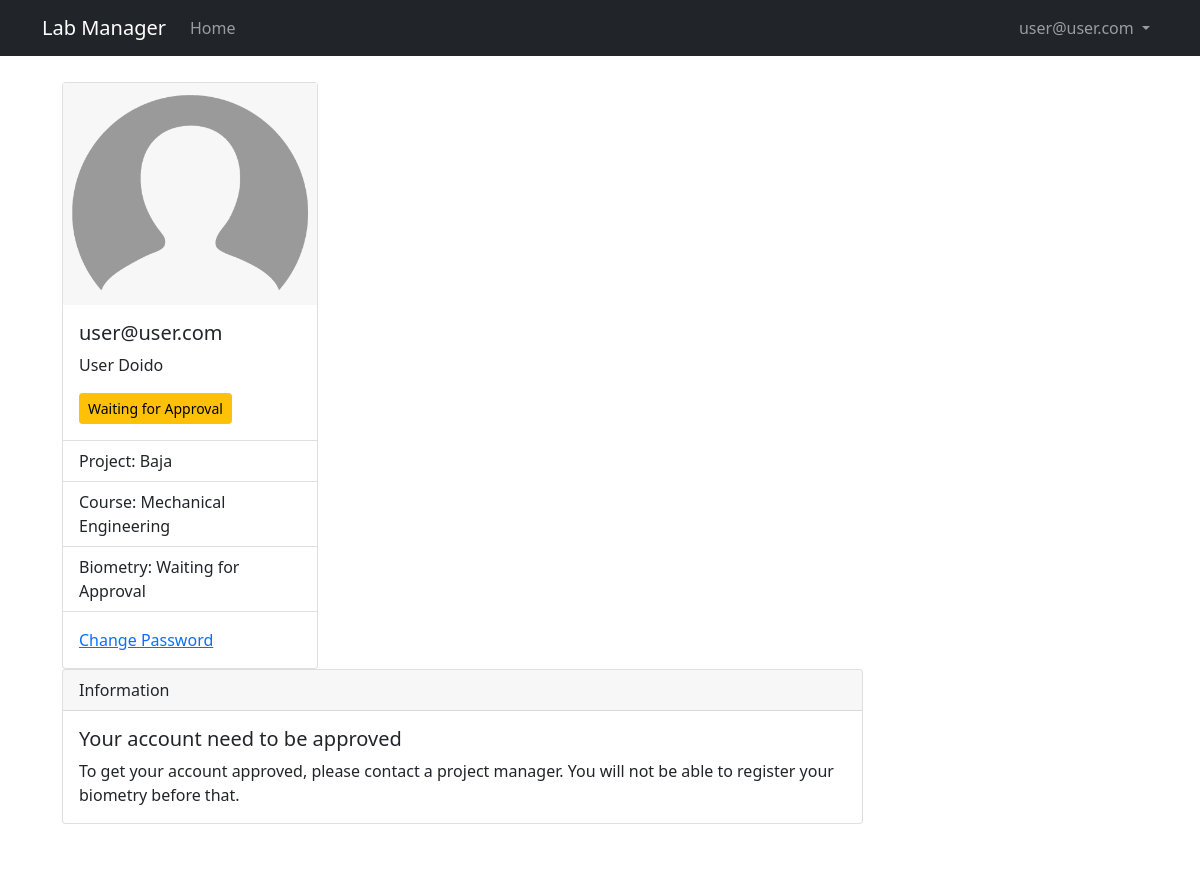
Screenshot of / (signed in) with the database file from the repository.
### lab_manager/models.py (models this page shows, shortened)
class User(db.Model, UserMixin):
    id = db.Column(db.Integer, primary_key = True)
    email = db.Column(db.String(50), unique = True)
    name = db.Column(db.String(150))
    password = db.Column(db.String(128))
    date_created = db.Column(db.DateTime, default = datetime.utcnow)
    biometry = db.Column(db.Boolean, default = False, nullable = False)
    project = db.Column(db.Integer, nullable = False)
    grr = db.Column(db.Integer, unique = True)
    course = db.Column(db.String(50))
    approved_by = db.Column(db.Integer)
    date_approved = db.Column(db.DateTime, default = datetime.utcnow)
    approved = db.Column(db.Boolean, default = False, nullable = False)
    admin = db.Column(db.Boolean, default = False, nullable = False)
    projects = db.relationship('Project', backref="user", passive_deletes = False)

### lab_manager/main/routes.py (the view)
@main.route("/")
@login_required
def home():
    return render_template('users/profile.jinja2', title = "Home", user=current_user)

### lab_manager/__init__.py (called while the page is built)
def create_app(config_class=Config):
    app = Flask(__name__)
    app.config.from_object(Config)
    db.init_app(app)
    migrate.init_app(app, db)
    from lab_manager.main.routes import main
    app.register_blueprint(main)
    from lab_manager.users.routes import users
    app.register_blueprint(users)
    from lab_manager.admin.routes import admin
    app.register_blueprint(admin)
    from .models import User, Project
    initialize_database(app)
    login_manager.init_app(app)
    @login_manager.user_loader
    def load_user(id):
        return User.query.get(int(id))
    return app

### lab_manager/templates/users/profile.jinja2 (shortened to what this page needs)
{% extends "./layout.jinja2" %}
{% block content %}
<div class="container">
    <div class="row">
        <div class="col">
            <div class="card" style="width: 16rem;">
            <img class="img-fluid" src="{{ url_for('static', filename='img/default_user.png')}}" class="card-img-top" alt="Profile Picture">
            <div class="card-body">
                <h5 class="card-title">{{ user.email }}</h5>
                <p class="card-text">{{ user.name }}</p>
                {% if not user.approved %} <button type="button" class="btn btn-warning btn-sm" data-bs-toggle="modal" data-bs-target="#approval_info">Waiting for Approval</button> {% else %} <button type="button" class="btn btn-success btn-sm">Approved</button> {% endif %}
            </div>
            <ul class="list-group list-group-flush">
                <li class="list-group-item">Project: {{ user.project }}</li>
                <li class="list-group-item">Course: {% if not user.course %} <a href="">Enter Course</a> {% else %} {{ user.course }} {% endif %}</li>
                <li class="list-group-item">Biometry: {% if not user.approved %} Waiting for Approval {% else %} {% if not user.biometry %} <a href="">Create Biometry</a> {% else %} Biometry registered {% endif %} {% endif %} </li>
            </ul>
            <div class="card-body">
                <a href="#" class="card-link">Change Password</a>
            </div>
            </div>
        </div>
        <div class="col-9">
            {% if not user.approved and not user.admin %}
            <div class="card mb-3">
                <div class="card-header">
                    Information
                </div>
                <div class="card-body">
                    <h5 class="card-title">Your account need to be approved</h5>
                    <p class="card-text">To get your account approved, please contact a project manager. You will not be able to register your biometry before that.</p>
                </div>
            </div>
            {% endif %}
        </div>
    </div>
</div>
{% endblock content %}

### lab_manager/templates/layout.jinja2 (shortened to what this page needs)
<!DOCTYPE html>
<html lang="en">
<head>
    <link href="https://cdn.jsdelivr.net/npm/bootstrap@5.1.3/dist/css/bootstrap.min.css" rel="stylesheet">
    <link rel="stylesheet" type="text/css" href="https://cdn.datatables.net/1.10.25/css/dataTables.bootstrap5.css">
    <link rel="stylesheet" href="https://cdn.jsdelivr.net/npm/bootstrap-icons@1.8.1/font/bootstrap-icons.css">
    <link rel="stylesheet" type="text/css" href="{{ url_for('static', filename='main.css') }}">
</head>
<body>
    <nav class="navbar navbar-expand-md navbar-dark bg-dark">
        <div class="container">
            <a class="navbar-brand mr-4" href="/">Lab Manager</a>
            <div class="collapse navbar-collapse" id="navbar">
                <div class="navbar-nav me-auto mb-2 mb-lg-0">
                    <a href="/" class="nav-item nav-link">Home</a>
                </div>
                <div class="navbar-nav">
                    {% if user.is_authenticated and user.admin==False %}
                        <li class="nav-item dropdown">
                            <a class="nav-link dropdown-toggle" href="#" id="navbarDropdown" role="button" data-bs-toggle="dropdown" aria-expanded="false"> {{user.email}} </a>
                        </li>
                    {% else %}
                        <a href="{{url_for('users.login')}}" class="nav-item nav-link">Login</a>
                        <a href="{{url_for('users.register')}}" class="nav-item nav-link">Sign Up</a>
                    {% endif %}
                </div>
            </div>
        </div>
    </nav>
    <main class="container full-page" role="main">
        {% block content %}{% endblock content %}
    </main>
</body>
</html>

### lab_manager/static/main.css (style rules this page uses)
.full-page { background: #ffffff; padding: 10px 20px; margin-bottom: 20px; margin-top: 1rem; }

### rows the page displays
User: email "user@user.com", name "User Doido", project "Baja", course "Mechanical Engineering"
